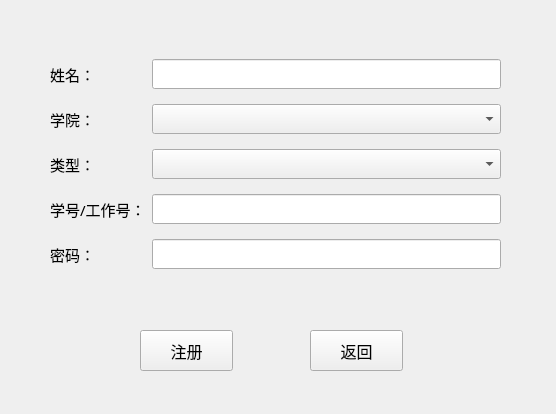
<?xml version="1.0" encoding="UTF-8"?>
<ui version="4.0">
 <class>registerDialog</class>
 <widget class="QDialog" name="registerDialog">
  <property name="geometry">
   <rect>
    <x>0</x>
    <y>0</y>
    <width>556</width>
    <height>414</height>
   </rect>
  </property>
  <property name="windowTitle">
   <string>Dialog</string>
  </property>
  <widget class="QPushButton" name="ButtonRegister">
   <property name="geometry">
    <rect>
     <x>140</x>
     <y>330</y>
     <width>93</width>
     <height>41</height>
    </rect>
   </property>
   <property name="font">
    <font>
     <family>微软雅黑</family>
     <pointsize>12</pointsize>
    </font>
   </property>
   <property name="focusPolicy">
    <enum>Qt::NoFocus</enum>
   </property>
   <property name="text">
    <string>注册</string>
   </property>
  </widget>
  <widget class="QPushButton" name="ButtonBack">
   <property name="geometry">
    <rect>
     <x>310</x>
     <y>330</y>
     <width>93</width>
     <height>41</height>
    </rect>
   </property>
   <property name="font">
    <font>
     <family>微软雅黑</family>
     <pointsize>12</pointsize>
    </font>
   </property>
   <property name="focusPolicy">
    <enum>Qt::NoFocus</enum>
   </property>
   <property name="styleSheet">
    <string notr="true"/>
   </property>
   <property name="text">
    <string>返回</string>
   </property>
  </widget>
  <widget class="QWidget" name="gridLayoutWidget">
   <property name="geometry">
    <rect>
     <x>50</x>
     <y>50</y>
     <width>451</width>
     <height>231</height>
    </rect>
   </property>
   <layout class="QGridLayout" name="gridLayout">
    <item row="0" column="1">
     <widget class="QLineEdit" name="lineName">
      <property name="font">
       <font>
        <family>微软雅黑</family>
        <pointsize>11</pointsize>
       </font>
      </property>
     </widget>
    </item>
    <item row="2" column="0">
     <widget class="QLabel" name="labelType">
      <property name="font">
       <font>
        <family>微软雅黑</family>
        <pointsize>11</pointsize>
       </font>
      </property>
      <property name="text">
       <string>类型：</string>
      </property>
     </widget>
    </item>
    <item row="1" column="0">
     <widget class="QLabel" name="labelSchool">
      <property name="font">
       <font>
        <family>微软雅黑</family>
        <pointsize>11</pointsize>
       </font>
      </property>
      <property name="text">
       <string>学院：</string>
      </property>
     </widget>
    </item>
    <item row="0" column="0">
     <widget class="QLabel" name="labelName">
      <property name="font">
       <font>
        <family>微软雅黑</family>
        <pointsize>11</pointsize>
       </font>
      </property>
      <property name="text">
       <string>姓名：</string>
      </property>
     </widget>
    </item>
    <item row="1" column="1">
     <widget class="QComboBox" name="comboBoxSchool">
      <property name="font">
       <font>
        <family>微软雅黑</family>
        <pointsize>11</pointsize>
       </font>
      </property>
     </widget>
    </item>
    <item row="2" column="1">
     <widget class="QComboBox" name="comboBoxType">
      <property name="font">
       <font>
        <family>微软雅黑</family>
        <pointsize>11</pointsize>
       </font>
      </property>
     </widget>
    </item>
    <item row="4" column="0">
     <widget class="QLabel" name="labelPw">
      <property name="font">
       <font>
        <family>微软雅黑</family>
        <pointsize>11</pointsize>
       </font>
      </property>
      <property name="text">
       <string>密码：</string>
      </property>
     </widget>
    </item>
    <item row="4" column="1">
     <widget class="QLineEdit" name="linePw">
      <property name="font">
       <font>
        <family>微软雅黑</family>
        <pointsize>11</pointsize>
       </font>
      </property>
     </widget>
    </item>
    <item row="3" column="0">
     <widget class="QLabel" name="labelID">
      <property name="font">
       <font>
        <family>微软雅黑</family>
        <pointsize>11</pointsize>
       </font>
      </property>
      <property name="text">
       <string>学号/工作号：</string>
      </property>
     </widget>
    </item>
    <item row="3" column="1">
     <widget class="QLineEdit" name="lineID">
      <property name="font">
       <font>
        <family>微软雅黑</family>
        <pointsize>11</pointsize>
       </font>
      </property>
     </widget>
    </item>
   </layout>
  </widget>
 </widget>
 <resources/>
 <connections/>
</ui>
